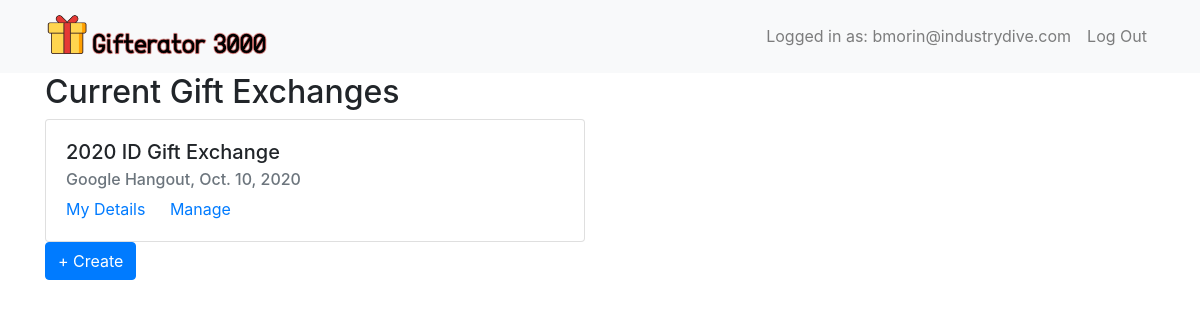
/ (signed in), run on the app's committed database.
### giftexchange/models.py (models this page shows, shortened)
class GiftExchange(models.Model):
	title = models.CharField(max_length=300, unique=True)
	date = models.DateField(blank=True, null=True)
	location = models.CharField(max_length=500)
	description = models.TextField(blank=True, null=True)
	spending_limit = models.IntegerField(default=0)
	admin_appuser = models.ManyToManyField(AppUser)
	assignments_locked = models.BooleanField(default=False)

### giftexchange/views.py (the view)
# urls.py: path('', views.Dashboard.as_view(), name='dashboard'),
class Dashboard(AuthenticatedView):
	def get(self, request, *args, **kwargs):
		template = loader.get_template('giftexchange/dashboard.html')
		today = date.today()
		current_participation = Participant.objects.filter(appuser=self.appuser)
		current_exchanges = []
		past_exchanges = []
		for cp in current_participation:
			if cp.giftexchange.date >= today:
				current_exchanges.append(cp.giftexchange)
			else:
				past_exchanges.append(cp.giftexchange)
		context = {
			'breadcrumbs': [],
			'current_exchanges': current_exchanges,
			'appuser': self.appuser,
			'past_exchanges': past_exchanges,
		}
		return HttpResponse(template.render(context, request))

### giftexchange/models.py (called while the page is built)
	@classmethod
	def get(cls, djangouser):
		return cls.objects.get(djangouser=djangouser)

### giftexchange/views.py (called while the page is built)
	def setup(self, request, *args, **kwargs):
		super(AuthenticatedView, self).setup(request, *args, **kwargs)
		if not self.request.user.is_authenticated:
			raise Http404('Login Required')
		self.giftexchange = None
		self.is_admin = False
		self.djangouser = request.user
		self.appuser = AppUser.get(djangouser=self.djangouser)
		if 'giftexchange_id' in kwargs:
			self.giftexchange = GiftExchange.objects.filter(pk=kwargs['giftexchange_id']).first()
			self.giftexchange_id = self.giftexchange.pk

### giftexchange/templates/giftexchange/dashboard.html
{% extends 'giftexchange/base.html' %}
{% block page_content %}
	<h2>Current Gift Exchanges</h2>
	<div class="row">
	{% for giftexchange in current_exchanges %}
		<div class="col-6">
			<div class="card">
			 	<div class="card-body">
			 		<h5 class="card-title">{{giftexchange.title}}</h5>
			 		<h6 class="card-subtitle mb-2 text-muted">{{giftexchange.location}}, {{giftexchange.date}}</h6>
					<a href="{% url 'giftexchange_detail' giftexchange_id=giftexchange.pk %}" class="card-link">My Details</a>
					{% if appuser in giftexchange.admin_appuser.all %}
						<a href="{% url 'giftexchange_manage_dashboard' giftexchange_id=giftexchange.pk %}" class="card-link">Manage</a>
					{% endif %}
			 	</div>
			</div>
		</div>
	{% endfor %}
	</div>
	<div class="row">
		<div class="col">
			<a href="{% url 'giftexchange_create_new' %}"><button class="btn btn-primary">+ Create</button></a>
		</div>
	</div>
{% endblock %}

### giftexchange/templates/giftexchange/base.html (shortened to what this page needs)
{% load static %}
<!DOCTYPE html>
<html lang="en">
<head>
	<link href="{% static 'bootstrap/css/bootstrap.min.css' %}" rel="stylesheet">
	<link href= 'https://ajax.googleapis.com/ajax/libs/jqueryui/1.12.1/themes/ui-lightness/jquery-ui.css' rel='stylesheet'>
</head>
<body>
	{% block header_nav %}
		<nav class="navbar navbar-expand-sm bg-light navbar-light">
			<div class="container">
				<a class="navbar-brand float-left" href="{% url 'dashboard' %}">
					<img class="d-inline-block align-top" src="{% static 'site-images/gifterator-icon.png' %}" width="225px"/>
				</a>
				<ul class="navbar-nav">
					{% if request.user.is_authenticated %}
						<li class="nav-item">
							<a href="{% url 'profile' %}" class="nav-link">Logged in as: {{request.user.username}}</a>
						</li>
						<li class="nav-item">
							<a class="nav-link" href="{% url 'logout' %}">Log Out</a>
						</li>
					{% else %}
						<li class="nav-item">
							<a class="nav-link" href="{% url 'login' %}">Log In</a>
						</li>
					{% endif %}
				</ul>
			</div>
		</nav>
	{% endblock %}
	<div class="container">
		<div id="main-content">
				{% block page_content %}{% endblock %}
		</div>
	</div>
</body>

### data on the page
GiftExchange: title "2020 ID Gift Exchange", location "Google Hangout", date "Oct. 10, 2020", shows "Manage"

### other printed values
{{ request.user.username }} "bmorin@industrydive.com"
